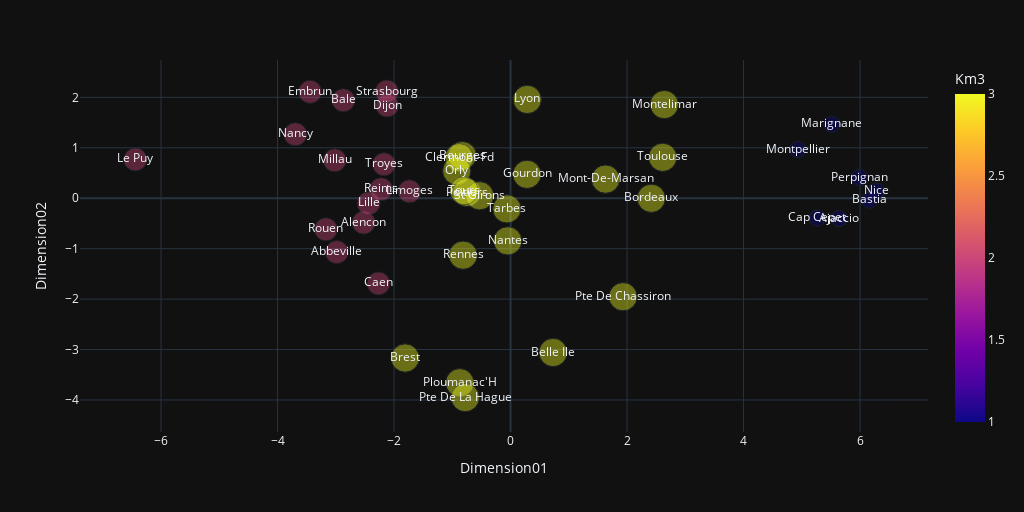

Notebook cell for this chart:
### Code cell
fig = px.scatter(donnees2d.reset_index(), 
                    x='Dimension01', 
                    y='Dimension02', 
                    color='Km3',
                    text='Nom',
                    size='Km3',
                    width=1024,
                    height=512,
                    opacity=0.4,
                   )

fig.show()

### Figure 1 — Plotly figure (JSON) as saved in the notebook; plotly's stock layout.template omitted (floating-point values rounded to 4 significant figures)
{"data": [{"hovertemplate": "Dimension01=%{x}<br>Dimension02=%{y}<br>Km3=%{marker.color}<br>Nom=%{text}<extra></extra>", "legendgroup": "", "marker": {"color": [2, 1, 2, 2, 1, 3, 3, 3, 3, 2, 1, 3, 2, 2, 3, 2, 2, 2, 3, 1, 2, 3, 3, 1, 2, 3, 1, 3, 1, 3, 3, 3, 3, 2, 3, 2, 3, 2, 3, 3, 3, 2], "coloraxis": "coloraxis", "opacity": 0.4, "size": [2, 1, 2, 2, 1, 3, 3, 3, 3, 2, 1, 3, 2, 2, 3, 2, 2, 2, 3, 1, 2, 3, 3, 1, 2, 3, 1, 3, 1, 3, 3, 3, 3, 2, 3, 2, 3, 2, 3, 3, 3, 2], "sizemode": "area", "sizeref": 0.0075, "symbol": "circle"}, "mode": "markers+text", "name": "", "orientation": "v", "showlegend": false, "text": ["Abbeville", "Ajaccio", "Alencon", "Bale", "Bastia", "Belle Ile", "Bordeaux", "Bourges", "Brest", "Caen", "Cap Cepet", "Clermont-Fd", "Dijon", "Embrun", "Gourdon", "Le Puy", "Lille", "Limoges", "Lyon", "Marignane", "Millau", "Mont-De-Marsan", "Montelimar", "Montpellier", "Nancy", "Nantes", "Nice", "Orly", "Perpignan", "Ploumanac'H", "Poitiers", "Pte De Chassiron", "Pte De La Hague", "Reims", "Rennes", "Rouen", "St Girons", "Strasbourg", "Tarbes", "Toulouse", "Tours", "Troyes"], "x": [-2.984, 5.642, -2.521, -2.871, 6.164, 0.7306, 2.416, -0.8282, -1.81, -2.267, 5.265, -0.8844, -2.118, -3.442, 0.2823, -6.442, -2.436, -1.735, 0.287, 5.517, -3.019, 1.632, 2.639, 4.932, -3.694, -0.04898, 6.281, -0.9233, 5.987, -0.8714, -0.7476, 1.931, -0.7782, -2.221, -0.8148, -3.17, -0.5307, -2.124, -0.06364, 2.612, -0.801, -2.172], "xaxis": "x", "y": [-1.067, -0.4019, -0.4827, 1.943, -0.03725, -3.059, -0.00121, 0.8453, -3.168, -1.689, -0.3912, 0.8047, 1.838, 2.109, 0.4734, 0.7694, -0.0998, 0.1366, 1.959, 1.468, 0.7526, 0.379, 1.857, 0.9665, 1.269, -0.8448, 0.1419, 0.5437, 0.4108, -3.658, 0.1133, -1.952, -3.952, 0.1775, -1.128, -0.6165, 0.04958, 2.116, -0.2106, 0.8114, 0.1501, 0.6747], "yaxis": "y", "type": "scatter"}], "layout": {"xaxis": {"anchor": "y", "domain": [0.0, 1.0], "title": {"text": "Dimension01"}}, "yaxis": {"anchor": "x", "domain": [0.0, 1.0], "title": {"text": "Dimension02"}}, "coloraxis": {"colorbar": {"title": {"text": "Km3"}}, "colorscale": [[0.0, "#0d0887"], [0.1111, "#46039f"], [0.2222, "#7201a8"], [0.3333, "#9c179e"], [0.4444, "#bd3786"], [0.5556, "#d8576b"], [0.6667, "#ed7953"], [0.7778, "#fb9f3a"], [0.8889, "#fdca26"], [1.0, "#f0f921"]]}, "legend": {"tracegroupgap": 0, "itemsizing": "constant"}, "margin": {"t": 60}, "height": 512, "width": 1024}}
